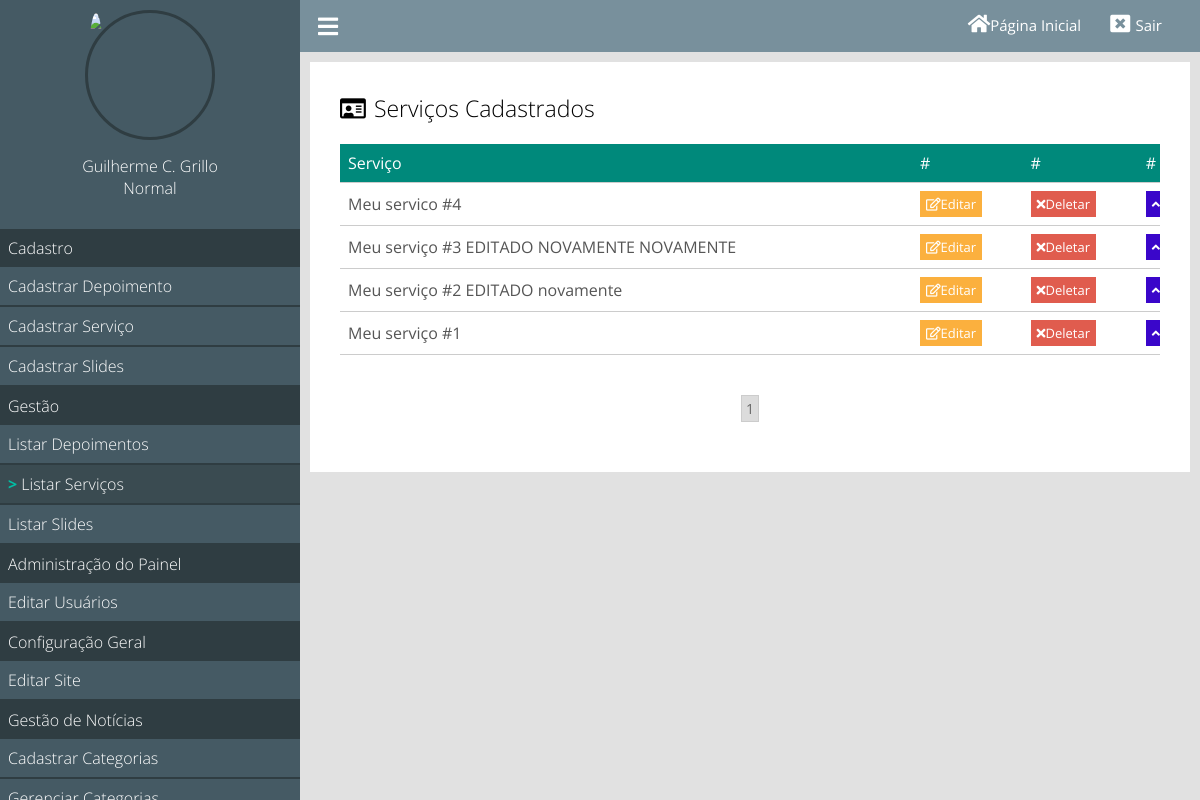
Before: /painel/listar-servicos (signed in) with the older database file.
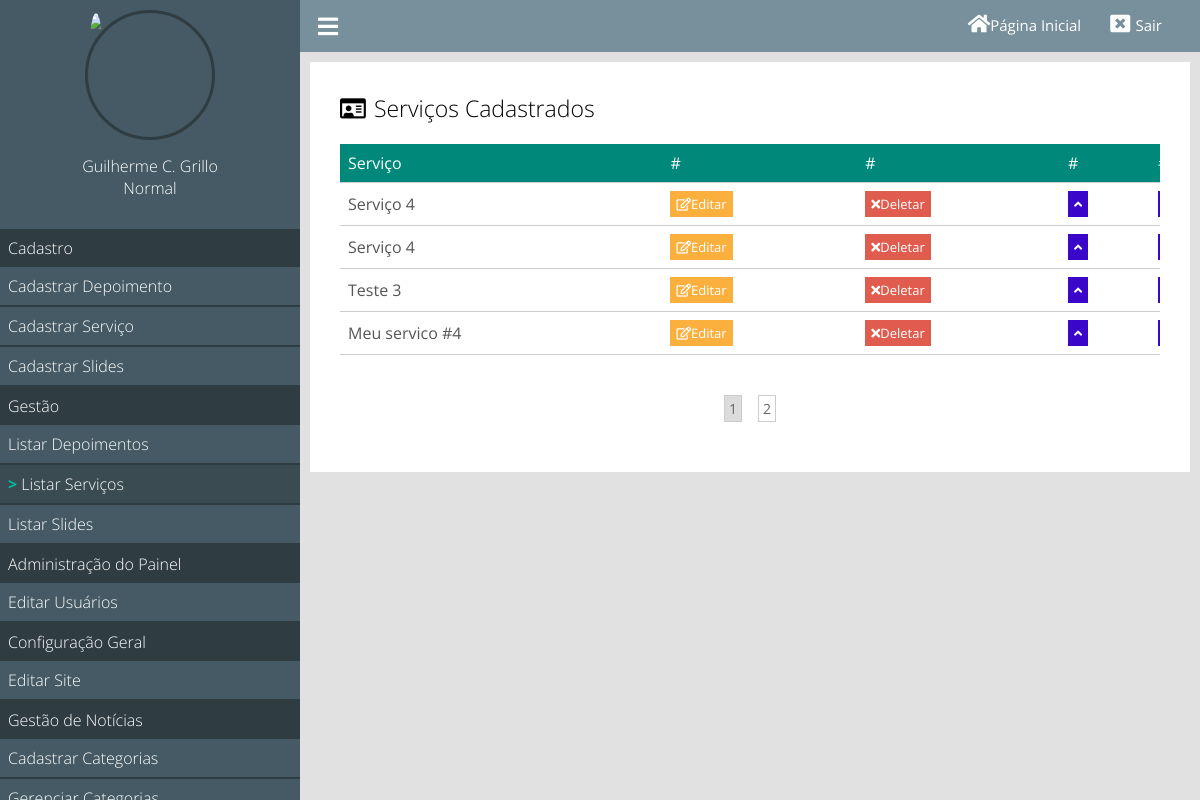
After: the same page with the newer database file.
### classes/MySql.php (called while the page is built)
<?php
class MySql{
private static $pdo;
public static function conectar(){
    if(self::$pdo == null){
        try{
            self::$pdo = new PDO('mysql:host'.HOST.';dbname='.DATABASE,USER,PASSWORD,array(PDO::MYSQL_ATTR_INIT_COMMAND => "SET NAMES utf8"));
            self::$pdo->setAttribute(PDO::ATTR_ERRMODE,PDO::ERRMODE_EXCEPTION);
            } catch(Exception $e){
                echo 'erro ao conectar';
            }
    }
return self::$pdo;
}
}
?>

### painel/pages/listar-servicos.php (the view, shortened to what this page needs)
<?php
$paginaAtual = isset($_GET['pagina']) ? (int)$_GET['pagina'] : 1;
$porPagina = 4;
$servicos = Painel::selectAll("tb_site.servicos", ($paginaAtual - 1) * $porPagina, $porPagina);
?>
<div class="box-content">
    <h2><i style="margin-right:8px" class="far fa-id-card"></i>Serviços Cadastrados</h2>
    <div class="wraper-table">
        <table>
            <tr>
                <td>Serviço</td>
                <td>#</td>
                <td>#</td>
                <td>#</td>
                <td>#</td>
            </tr>
            <?php
            foreach ($servicos as $key => $value) {
            ?>
                <tr>
                    <td><?php echo $value['servico'] ?></td>
                    <td><a class="btn edit" href="<?php INCLUDE_PATH_PAINEL ?> editar-servico?id=<?php echo $value['id']; ?>"><i class="far fa-edit"></i>Editar</a></td>
                    <td><a actionBtn="delete" class="btn delete" href="<?php INCLUDE_PATH_PAINEL ?> listar-servicos?excluir=<?php echo $value['id'] ?>"><i class="fa fa-times"></i>Deletar</a></td>
                    <td><a class="btn order" href="<?php echo INCLUDE_PATH_PAINEL ?>listar-servicos?order=up&id=<?php echo $value['id'] ?>"><i class="fa fa-angle-up"></i></a></td>
                    <td><a class="btn order" href="<?php echo INCLUDE_PATH_PAINEL ?>listar-servicos?order=down&id=<?php echo $value['id'] ?>"><i class="fa fa-angle-down"></i></a></td>
                </tr>
            <?php } ?>
        </table>
    </div>
    <div class="paginacao">
        <?php
        $totalPaginas = ceil(count(Painel::selectAll('tb_site.servicos')) / $porPagina);
        for ($i = 1; $i <= $totalPaginas; $i++) {
            if ($i == $paginaAtual) {
                echo '<a class="page-selected" href="' . INCLUDE_PATH_PAINEL . 'listar-servicos?pagina=' . $i . '">' . $i . '</a>';
            } else
                echo '<a href="' . INCLUDE_PATH_PAINEL . 'listar-servicos?pagina=' . $i . '">' . $i . '</a>';
        }
        ?>
    </div>
</div>

Changed rows visible on the page:
no longer on this page (row edited): tb_site.servicos: servico "Meu serviço #3 EDITADO NOVAMENTE NOVAMENTE"
no longer on this page (row unchanged): tb_site.servicos: servico "Meu serviço #2 EDITADO novamente"
no longer on this page (row edited): tb_site.servicos: servico "Meu serviço #1"
added tb_site.servicos: servico "Serviço 4"
added tb_site.servicos: servico "Serviço 4"
added tb_site.servicos: servico "Teste 3"
Other visible differences:
new list line: "2"
